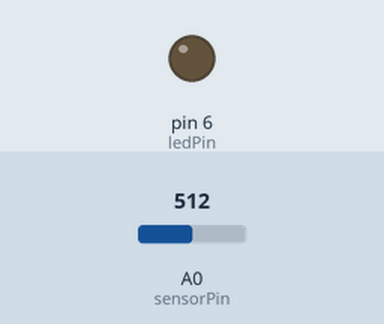
This sketch was run on a simulated Arduino Uno, built with avr-gcc and run on an emulated ATmega328P. Parts: output pins drawn as LEDs (lit = HIGH). The test bench sets the inputs (shaded band); at power-on: A0 (sensorPin) = 512.

Above: at 1.2 s.
1.3 s: A0 (sensorPin) set to 486
At 1.8 s:
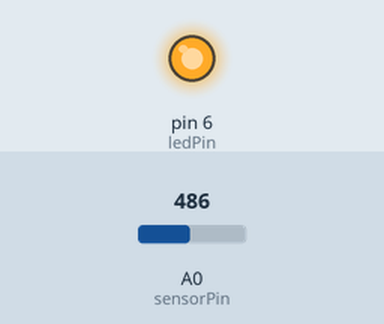
2.8 s: A0 (sensorPin) set to 510
At 4.0 s:
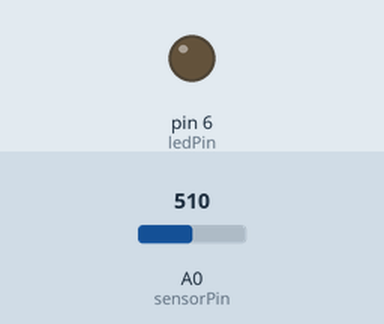
4.3 s: A0 (sensorPin) set to 490
At 5.1 s:
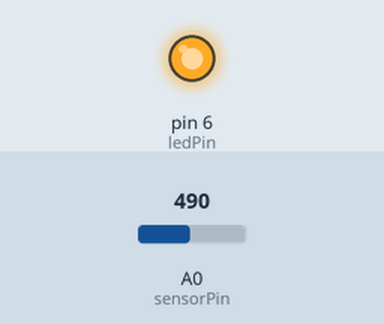
Timing chart, 0 to 7.3 s (numbered marks = the images above; inputs shaded):
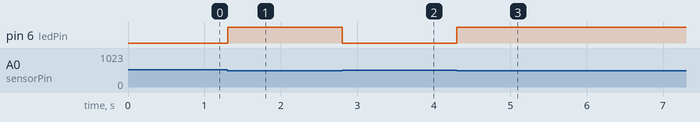

Measured:
- the behaviour switches between 500 and 499 on A0 (sensorPin) (found by bisection; images 0 and 1)
- after the input at 1.3 s, pin 6 (ledPin): LOW → HIGH at once
- after the input at 2.8 s, pin 6 (ledPin): HIGH → LOW at once
- after the input at 4.3 s, pin 6 (ledPin): LOW → HIGH at once

The sketch:

09_Light_I.ino
```cpp
/*
  Light sensor to LED (like the Weevil Eye)

  Part A: LED turns on when it gets dark (threshold, on/off)
  Part B: LED brightness follows the light (smooth), see the commented block

  The circuit:
  - photoresistor from +5V to A0, 10K resistor from A0 to GND
    (a voltage divider: brighter light = higher reading)
  - LED attached from pin 6 to ground through 220 ohm resistor

  The threshold below is a guess. Your room may need a different number.

  Theverant, 2026
*/

const int sensorPin = A0;
const int ledPin = 6;
const int threshold = 500;   // darker than this = LED on

void setup() {
  pinMode(ledPin, OUTPUT);
}

void loop() {
  int light = analogRead(sensorPin);

  // Part A: threshold
  if (light < threshold) {
    digitalWrite(ledPin, HIGH);
  }
  else {
    digitalWrite(ledPin, LOW);
  }

  // Part B: smooth. Comment out Part A above and uncomment this.
  // Darker = brighter LED, so we flip the value.
  // analogWrite(ledPin, 255 - (light / 4));

  delay(10);
}
```
